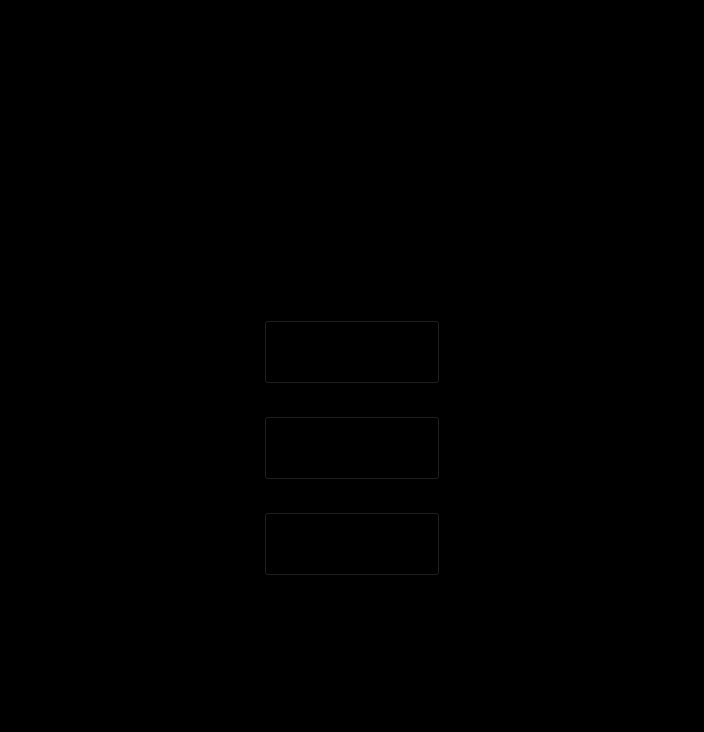
<?xml version="1.0" encoding="UTF-8"?>
<ui version="4.0">
 <class>Menu</class>
 <widget class="QMainWindow" name="Menu">
  <property name="geometry">
   <rect>
    <x>0</x>
    <y>0</y>
    <width>704</width>
    <height>732</height>
   </rect>
  </property>
  <property name="minimumSize">
   <size>
    <width>704</width>
    <height>732</height>
   </size>
  </property>
  <property name="maximumSize">
   <size>
    <width>704</width>
    <height>732</height>
   </size>
  </property>
  <property name="windowTitle">
   <string>Menu</string>
  </property>
  <property name="styleSheet">
   <string notr="true">background-color: rgb(0, 0, 0);</string>
  </property>
  <widget class="QWidget" name="centralwidget">
   <widget class="QLabel" name="BackgroundLabel">
    <property name="geometry">
     <rect>
      <x>0</x>
      <y>0</y>
      <width>704</width>
      <height>704</height>
     </rect>
    </property>
    <property name="text">
     <string/>
    </property>
   </widget>
   <widget class="QPushButton" name="StartButton">
    <property name="geometry">
     <rect>
      <x>264</x>
      <y>320</y>
      <width>176</width>
      <height>64</height>
     </rect>
    </property>
    <property name="styleSheet">
     <string notr="true">QPushButton#StartButton {
background-color: transparent;
background-image: url(:/images/StartButton.png);
border-image: none;
}

QPushButton#StartButton:pressed {
	background-image: url(:/images/StartButtonClicked.png);
}</string>
    </property>
    <property name="text">
     <string/>
    </property>
   </widget>
   <widget class="QPushButton" name="AboutButton">
    <property name="geometry">
     <rect>
      <x>264</x>
      <y>416</y>
      <width>176</width>
      <height>64</height>
     </rect>
    </property>
    <property name="styleSheet">
     <string notr="true">QPushButton#AboutButton {
background-color: transparent;
background-image: url(:/images/AboutButton.png);
border-image: none;
}

QPushButton#AboutButton:pressed {
	background-image: url(:/images/AboutButtonClicked.png);
}</string>
    </property>
    <property name="text">
     <string/>
    </property>
   </widget>
   <widget class="QPushButton" name="QuitButton">
    <property name="geometry">
     <rect>
      <x>264</x>
      <y>512</y>
      <width>176</width>
      <height>64</height>
     </rect>
    </property>
    <property name="styleSheet">
     <string notr="true">QPushButton#QuitButton {
background-color: transparent;
background-image: url(:/images/QuitButton.png);
border-image: none;
}

QPushButton#QuitButton:pressed {
	background-image: url(:/images/QuitButtonClicked.png);
}</string>
    </property>
    <property name="text">
     <string/>
    </property>
   </widget>
   <zorder>BackgroundLabel</zorder>
   <zorder>AboutButton</zorder>
   <zorder>QuitButton</zorder>
   <zorder>StartButton</zorder>
  </widget>
  <widget class="QMenuBar" name="menubar">
   <property name="geometry">
    <rect>
     <x>0</x>
     <y>0</y>
     <width>704</width>
     <height>25</height>
    </rect>
   </property>
  </widget>
  <widget class="QStatusBar" name="statusbar"/>
 </widget>
 <resources/>
 <connections/>
</ui>
